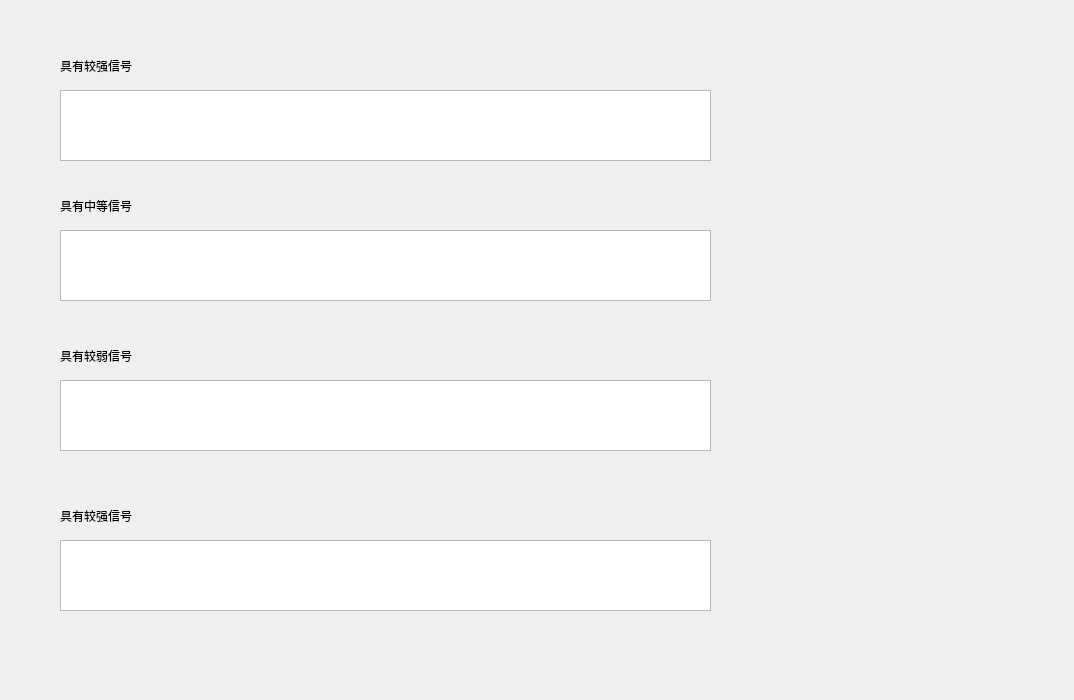
<?xml version="1.0" encoding="UTF-8"?>
<ui version="4.0">
 <class>Form</class>
 <widget class="QWidget" name="Form">
  <property name="geometry">
   <rect>
    <x>0</x>
    <y>0</y>
    <width>1074</width>
    <height>700</height>
   </rect>
  </property>
  <property name="windowTitle">
   <string>Form</string>
  </property>
  <widget class="QLabel" name="label">
   <property name="geometry">
    <rect>
     <x>60</x>
     <y>50</y>
     <width>121</width>
     <height>31</height>
    </rect>
   </property>
   <property name="text">
    <string>具有较强信号</string>
   </property>
  </widget>
  <widget class="QTextBrowser" name="textBrowser">
   <property name="geometry">
    <rect>
     <x>60</x>
     <y>90</y>
     <width>651</width>
     <height>71</height>
    </rect>
   </property>
  </widget>
  <widget class="QTextBrowser" name="textBrowser_3">
   <property name="geometry">
    <rect>
     <x>60</x>
     <y>230</y>
     <width>651</width>
     <height>71</height>
    </rect>
   </property>
  </widget>
  <widget class="QLabel" name="label_3">
   <property name="geometry">
    <rect>
     <x>60</x>
     <y>190</y>
     <width>121</width>
     <height>31</height>
    </rect>
   </property>
   <property name="text">
    <string>具有中等信号</string>
   </property>
  </widget>
  <widget class="QTextBrowser" name="textBrowser_4">
   <property name="geometry">
    <rect>
     <x>60</x>
     <y>380</y>
     <width>651</width>
     <height>71</height>
    </rect>
   </property>
  </widget>
  <widget class="QLabel" name="label_4">
   <property name="geometry">
    <rect>
     <x>60</x>
     <y>340</y>
     <width>121</width>
     <height>31</height>
    </rect>
   </property>
   <property name="text">
    <string>具有较弱信号</string>
   </property>
  </widget>
  <widget class="QTextBrowser" name="textBrowser_2">
   <property name="geometry">
    <rect>
     <x>60</x>
     <y>540</y>
     <width>651</width>
     <height>71</height>
    </rect>
   </property>
  </widget>
  <widget class="QLabel" name="label_2">
   <property name="geometry">
    <rect>
     <x>60</x>
     <y>500</y>
     <width>121</width>
     <height>31</height>
    </rect>
   </property>
   <property name="text">
    <string>具有较强信号</string>
   </property>
  </widget>
 </widget>
 <resources/>
 <connections/>
</ui>
